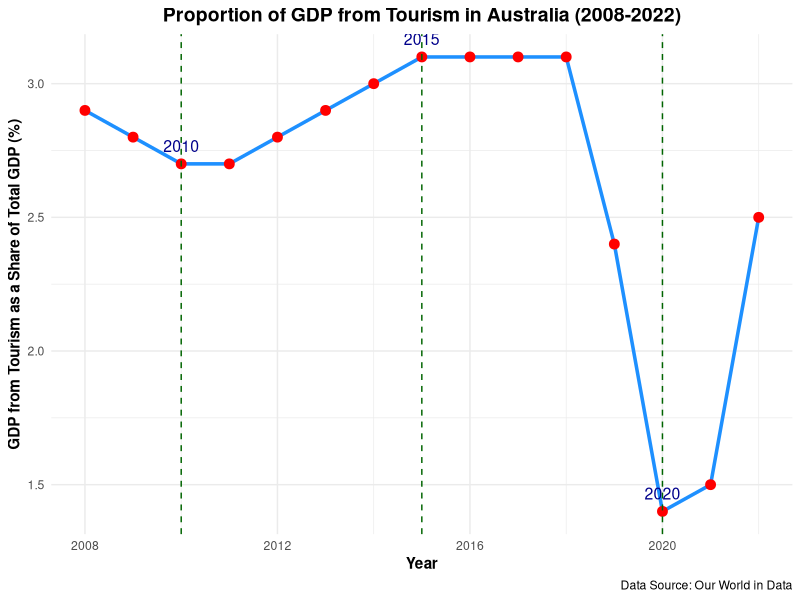

This chart was generated by the following R code:
## ---- chunk 1

#Loading all the libraries
library(tidyverse)
library(dplyr)
library(kableExtra)
library(ggplot2)

#Load the dataset
tourism <- read_csv("data/tourism-gdp-proportion-of-total-gdp.csv")
## ---- chunk 2
#Filtering the dataset

filtered_data <- tourism %>% 
  filter(Entity == 'Australia') 
## ---- chunk 3
#| label: fig-1

ggplot(filtered_data, aes(x = Year, y = `GDP from tourism as a share of total GDP`)) +
  # Line and points
  geom_line(color = "dodgerblue", size = 1.2) + 
  geom_point(color = "red", size = 3) +
  
  # Vertical lines for specific years of interest
  geom_vline(xintercept = c(2010, 2015, 2020), linetype = "dashed", color = "darkgreen") +
  
  # Adding labels to the points of interest
  geom_text(aes(label = ifelse(Year %in% c(2010, 2015, 2020), as.character(Year), "")),
            vjust = -1, size = 4, color = "darkblue") +
  
  # Main title and axis titles
  labs(
    title = "Proportion of GDP from Tourism in Australia (2008-2022)",
    caption = "Data Source: Our World in Data",
    x = "Year",
    y = "GDP from Tourism as a Share of Total GDP (%)"
  ) +
  
  # Customize the theme
  theme_minimal() +
  theme(
    plot.title = element_text(hjust = 0.5, face = "bold", size = 14),
    plot.subtitle = element_text(hjust = 0.5, size = 12, face = "italic"),
    axis.title.x = element_text(face = "bold"),
    axis.title.y = element_text(face = "bold"),
   
  )
## ---- chunk 4
#| label: table-1

# Creating the data frame for Table 1
year <- c(2008, 2015, 2019, 2020, 2022)
tourism_gdp <- c(2.9, 3.1, 2.4, 1.4, 2.5)
key_events <- c("Global Financial Crisis impact", 
                "Tourism growth due to increased international arrivals", 
                "Decline before the pandemic", 
                "Impact of COVID-19 pandemic", 
                "Initial recovery phase")

# Creating the table
table1 <- data.frame(Year = year, 
                     `Tourism GDP as % of Total GDP` = tourism_gdp, 
                     `Key Events` = key_events)

# Displaying the table using kable
kable(table1, 
      col.names = c("Year", "Tourism GDP as % of Total GDP", "Key Events"),
      caption = "Table 1: Key Events Impacting Tourism's Contribution to GDP in Australia (2008-2022)",
      format = "markdown") 
